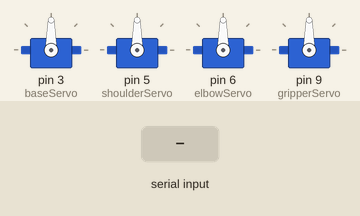
This sketch was run on a simulated Arduino Uno, built with avr-gcc and run on an emulated ATmega328P. Shown: 4 × servo. The test bench sets the inputs (shaded band).

Above: at 1.4 s.
1.5 s: "L\n" received over Serial
At 4.1 s:
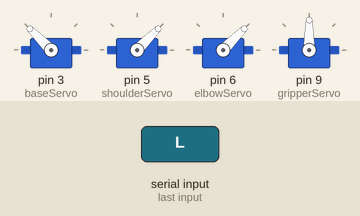
At 4.6 s:
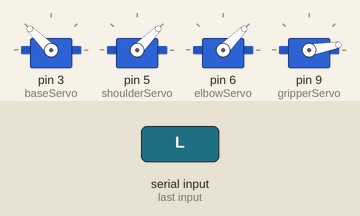
10.5 s: "C\n" received over Serial
At 15.3 s:
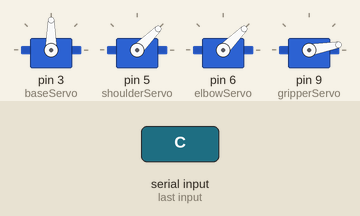
Timing chart, 0 to 24.1 s (numbered marks = the images above; inputs shaded):
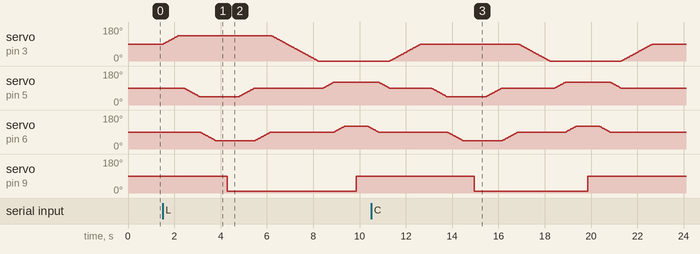

The sketch:

robot_arm.ino
```cpp
#include <Servo.h>

Servo baseServo;
Servo shoulderServo;
Servo elbowServo;
Servo gripperServo;

// Initial positions (Home state)
const int baseHome = 90;
const int shoulderHome = 90;
const int elbowHome = 90;
const int gripperOpen = 90;
const int gripperClose = 10;

// Shared Drop Position
const int baseDrop = 0;
const int shoulderDrop = 120;
const int elbowDrop = 120;

void setup() {
  Serial.begin(9600);

  // Attach servos to specified pins
  baseServo.attach(3);
  shoulderServo.attach(5);
  elbowServo.attach(6);
  gripperServo.attach(9);

  // Start at home position
  goHome();
}

void loop() {
  if (Serial.available() > 0) {
    String cmd = Serial.readStringUntil('\n');
    cmd.trim(); // Clean up newline characters or spaces

    bool validCommand = false;

    if (cmd == "L") {
      pick_left();
      validCommand = true;
    } else if (cmd == "C") {
      pick_center();
      validCommand = true;
    } else if (cmd == "R") {
      pick_right();
      validCommand = true;
    }

    if (validCommand) {
      // Ensure smooth operation by proceeding to drop and reset
      drop_object();
      goHome();
    }
  }
}

// Function to move servo safely and smoothly
void moveSlowly(Servo &servo, int targetPos) {
  int currentPos = servo.read();
  if (currentPos < targetPos) {
    for (int p = currentPos; p <= targetPos; p++) {
      servo.write(p);
      delay(15);
    }
  } else {
    for (int p = currentPos; p >= targetPos; p--) {
      servo.write(p);
      delay(15);
    }
  }
}

// Moves arm to a safe starting state
void goHome() {
  gripperServo.write(gripperOpen);
  moveSlowly(elbowServo, elbowHome);
  moveSlowly(shoulderServo, shoulderHome);
  moveSlowly(baseServo, baseHome);
  delay(200);
}

// Sequence to pick object from the left
void pick_left() {
  moveSlowly(baseServo, 135); // Move to Left
  delay(200);

  moveSlowly(shoulderServo, 45); // Extend shoulder
  moveSlowly(elbowServo, 45);    // Extend elbow
  delay(500);

  gripperServo.write(gripperClose); // Grab object
  delay(500);

  moveSlowly(shoulderServo, shoulderHome); // Lift arm structure up before moving
  moveSlowly(elbowServo, elbowHome);
}

// Sequence to pick object from the center
void pick_center() {
  moveSlowly(baseServo, 90); // Move to Center
  delay(200);

  moveSlowly(shoulderServo, 45); // Extend shoulder
  moveSlowly(elbowServo, 45);    // Extend elbow
  delay(500);

  gripperServo.write(gripperClose); // Grab object
  delay(500);

  moveSlowly(shoulderServo, shoulderHome); // Lift arm structure up before moving
  moveSlowly(elbowServo, elbowHome);
}

// Sequence to pick object from the right
void pick_right() {
  moveSlowly(baseServo, 45); // Move to Right
  delay(200);

  moveSlowly(shoulderServo, 45); // Extend shoulder
  moveSlowly(elbowServo, 45);    // Extend elbow
  delay(500);

  gripperServo.write(gripperClose); // Grab object
  delay(500);

  moveSlowly(shoulderServo, shoulderHome); // Lift arm structure up before moving
  moveSlowly(elbowServo, elbowHome);
}

// Drops object into the bucket
void drop_object() {
  moveSlowly(baseServo, baseDrop); // Position for Drop
  delay(200);

  moveSlowly(shoulderServo, shoulderDrop);
  moveSlowly(elbowServo, elbowDrop);
  delay(500);


  gripperServo.write(gripperOpen); // Release object
  delay(500);
}
```

Measured:
- after the input at 1.5 s, servo on pin 3 (baseServo): rises from 90° to 135° in 0.66 s, then falls to 0° in 6.0 s; servo on pin 9 (gripperServo): 90° → 10° after 2.8 s, → 90° 5.6 s later
- after the input at 10.5 s, servo on pin 9 (gripperServo): 90° → 10° after 4.5 s, → 90° 4.9 s later
